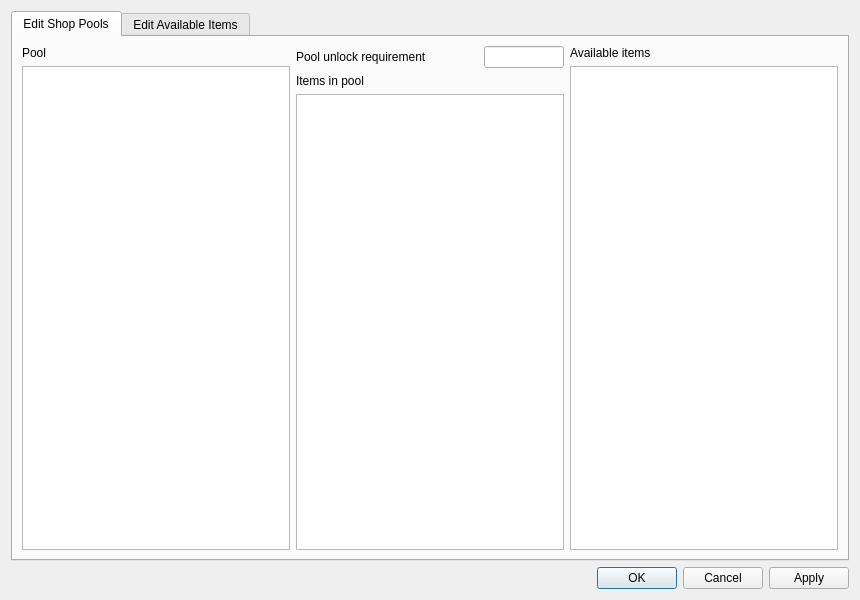
<?xml version="1.0" encoding="UTF-8"?>
<ui version="4.0">
 <class>ShopEditor</class>
 <widget class="QDialog" name="ShopEditor">
  <property name="geometry">
   <rect>
    <x>0</x>
    <y>0</y>
    <width>860</width>
    <height>600</height>
   </rect>
  </property>
  <property name="windowTitle">
   <string>游戏内商店编辑器</string>
  </property>
  <layout class="QVBoxLayout" name="verticalLayout">
   <item>
    <widget class="QTabWidget" name="tabWidget">
     <property name="currentIndex">
      <number>0</number>
     </property>
     <widget class="QWidget" name="tab">
      <attribute name="title">
       <string>Edit Shop Pools</string>
      </attribute>
      <layout class="QHBoxLayout" name="horizontalLayout_3">
       <item>
        <layout class="QHBoxLayout" name="horizontalLayout">
         <item>
          <layout class="QVBoxLayout" name="verticalLayout_3">
           <item>
            <widget class="QLabel" name="label_3">
             <property name="text">
              <string>Pool</string>
             </property>
            </widget>
           </item>
           <item>
            <widget class="QListWidget" name="pool_index"/>
           </item>
          </layout>
         </item>
         <item>
          <layout class="QVBoxLayout" name="verticalLayout_2">
           <item>
            <layout class="QHBoxLayout" name="horizontalLayout_2">
             <item>
              <widget class="QLabel" name="label">
               <property name="text">
                <string>Pool unlock requirement</string>
               </property>
              </widget>
             </item>
             <item>
              <widget class="QLineEdit" name="requirement">
               <property name="maximumSize">
                <size>
                 <width>80</width>
                 <height>16777215</height>
                </size>
               </property>
              </widget>
             </item>
            </layout>
           </item>
           <item>
            <widget class="QLabel" name="label_2">
             <property name="text">
              <string>Items in pool</string>
             </property>
            </widget>
           </item>
           <item>
            <widget class="QListWidget" name="item_index"/>
           </item>
          </layout>
         </item>
         <item>
          <layout class="QVBoxLayout" name="verticalLayout_4">
           <item>
            <widget class="QLabel" name="label_4">
             <property name="text">
              <string>Available items</string>
             </property>
            </widget>
           </item>
           <item>
            <widget class="QListWidget" name="item_id"/>
           </item>
          </layout>
         </item>
        </layout>
       </item>
      </layout>
     </widget>
     <widget class="QWidget" name="tab_2">
      <attribute name="title">
       <string>Edit Available Items</string>
      </attribute>
      <layout class="QHBoxLayout" name="horizontalLayout_4">
       <item>
        <layout class="QVBoxLayout" name="verticalLayout_6">
         <item>
          <widget class="QLabel" name="label_7">
           <property name="text">
            <string>Available items</string>
           </property>
          </widget>
         </item>
         <item>
          <widget class="QListWidget" name="available_item_slot"/>
         </item>
        </layout>
       </item>
       <item>
        <layout class="QFormLayout" name="formLayout">
         <item row="0" column="0">
          <widget class="QLabel" name="label_5">
           <property name="text">
            <string>Price</string>
           </property>
          </widget>
         </item>
         <item row="0" column="1">
          <widget class="QLineEdit" name="price"/>
         </item>
        </layout>
       </item>
       <item>
        <layout class="QVBoxLayout" name="verticalLayout_5">
         <item>
          <widget class="QLabel" name="label_6">
           <property name="text">
            <string>All items</string>
           </property>
          </widget>
         </item>
         <item>
          <widget class="QListWidget" name="available_item_id"/>
         </item>
        </layout>
       </item>
      </layout>
     </widget>
    </widget>
   </item>
   <item>
    <widget class="QDialogButtonBox" name="buttonBox">
     <property name="standardButtons">
      <set>QDialogButtonBox::Apply|QDialogButtonBox::Cancel|QDialogButtonBox::Ok</set>
     </property>
    </widget>
   </item>
  </layout>
 </widget>
 <resources/>
 <connections/>
</ui>
